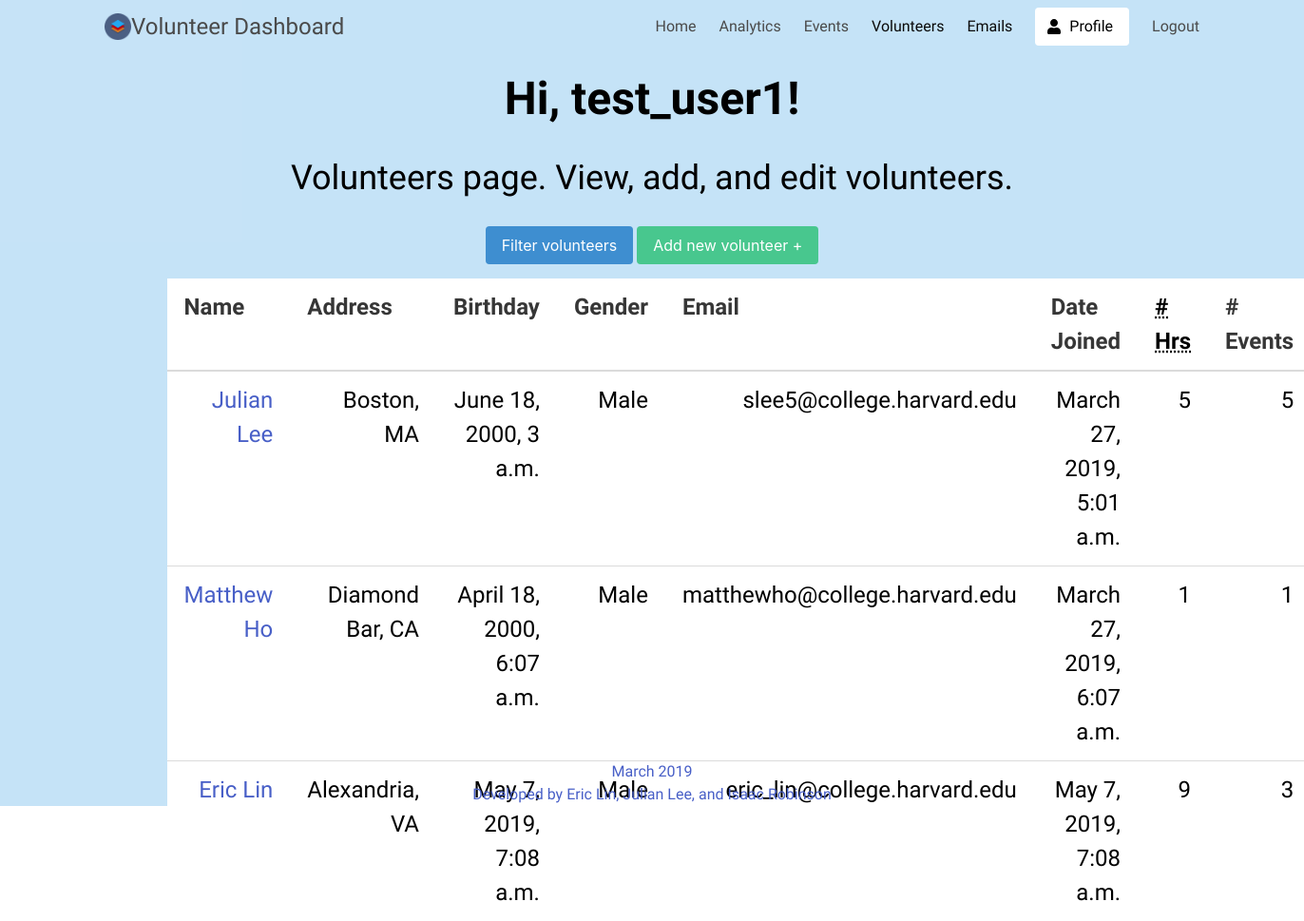
Before: /volunteers/volunteers/ (signed in) with the older database file.
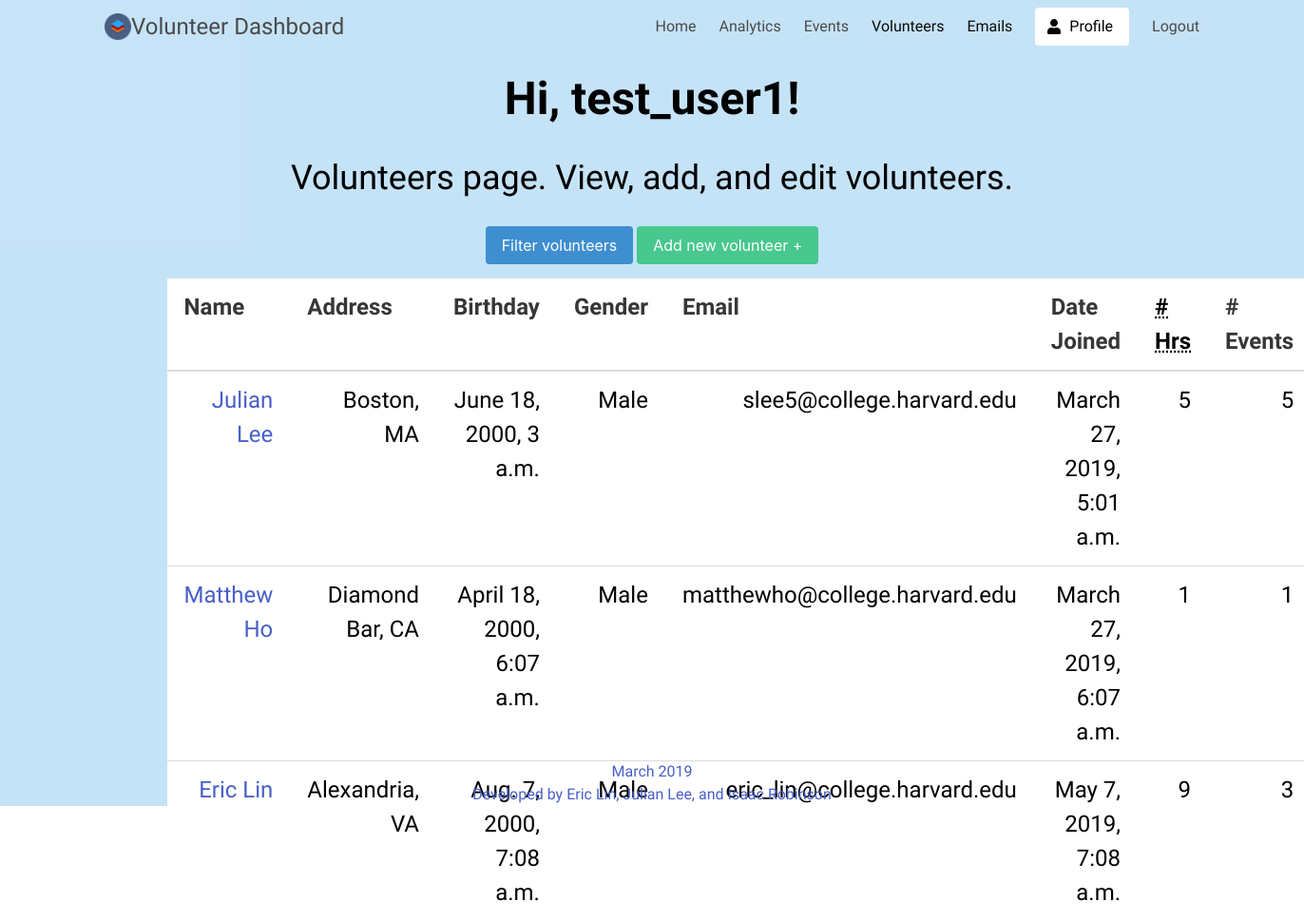
After: the same page with the newer database file.
### volunteers/models.py (models this page shows, shortened)
class Volunteer(models.Model):		# To store volunteers
	name = models.CharField(max_length=256)
	address = models.CharField(max_length=256)
	birthday = models.DateTimeField(default=timezone.now)	# default is today
	gender = models.CharField(max_length=16)
	email = models.EmailField()
	date_joined = models.DateTimeField(default=timezone.now)  # keeps track of when they joined
	num_hours = models.IntegerField(default=0)
	num_events = models.IntegerField(default=0)

### volunteers/views.py (the view)
# urls.py: path('volunteers/', views.index, name='volunteers'),		# path for volunteer view
def index(request):
	if request.method == "GET":
		volunteers = Volunteer.objects.values()
		context = {
			'volunteers': volunteers,
		}
		return render(request, 'volunteers.html', context)
	elif request.method == "POST":
		print("POST request volunteer")

### templates/volunteers.html (shortened to what this page needs)
{% extends 'base.html' %}
{% block content %}
  {% if user.is_authenticated %}
    <section class="hero">
      <div class="hero-body">
            <h1>
              Hi, {{ user.username }}!
            </h1>
            <h2>
              Volunteers page. View, add, and edit volunteers.
            </h2>
        <div class="container has-text-centered">
            <a href="{% url 'filter_volunteers' %}">
              <br>
              <button class="button is-info">
                Filter volunteers
              </button>
            </a>
            <a href="{% url 'add_volunteer' %}">
              <button class="button is-success">
                Add new volunteer +
              </button>
            </a>
        </div>
            <table class="table">
              <thead>
                <tr>
                  <th> Name </th>
                  <th> Address </th>
                  <th> Birthday </th>
                  <th> Gender </th>
                  <th> Email </th>
                  <th> Date Joined </th>
                  <th> <abbr title="Total hours volunteered"> # Hrs </abbr> </th>
                  <th> <abbr title="Number of events attended"> </abbr> # Events </th>
                </tr>
              </thead>
              <tbody>
                {% for volunteer in volunteers %}
                  <tr>
                    <td><a href="{% url 'edit_volunteer' %}?id={{volunteer.id}}"> {{volunteer.name}} </a></td>
                    <td> {{volunteer.address}} </td>
                    <td> {{volunteer.birthday}} </td>
                    <td> {{volunteer.gender}} </td>
                    <td> {{volunteer.email}} </td>
                    <td> {{volunteer.date_joined}} </td>
                    <td> {{volunteer.num_hours}} </td>
                    <td> {{volunteer.num_events}} </td>
                  </tr>
                {% endfor %}
              </tbody>
            </table>
      </div>
      <div class="hero-foot is-light has-text-centered">
        <a>
          March 2019 <br>
          Developed by Eric Lin, Julian Lee, and Isaac Robinson
        </a>
      </div>
    </section>
	{% endif %}
{% endblock %}

Changed rows visible on the page:
changed Volunteer "Eric Lin": birthday "May 7, 2019, 7:08 a.m." → "Aug. 7, 2000, 7:08 a.m."
